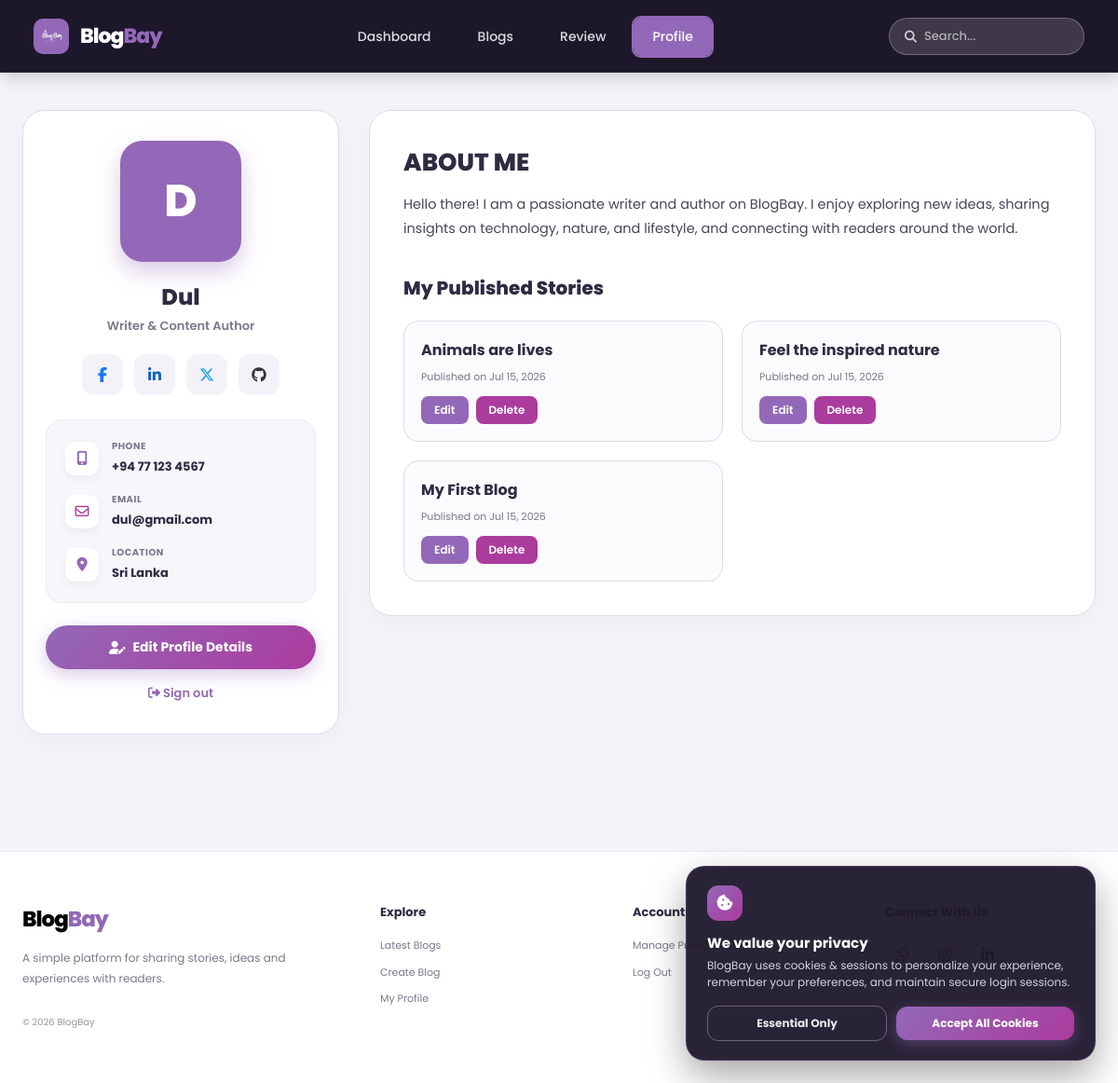
Page /profile.php (signed in) on the earlier database version.
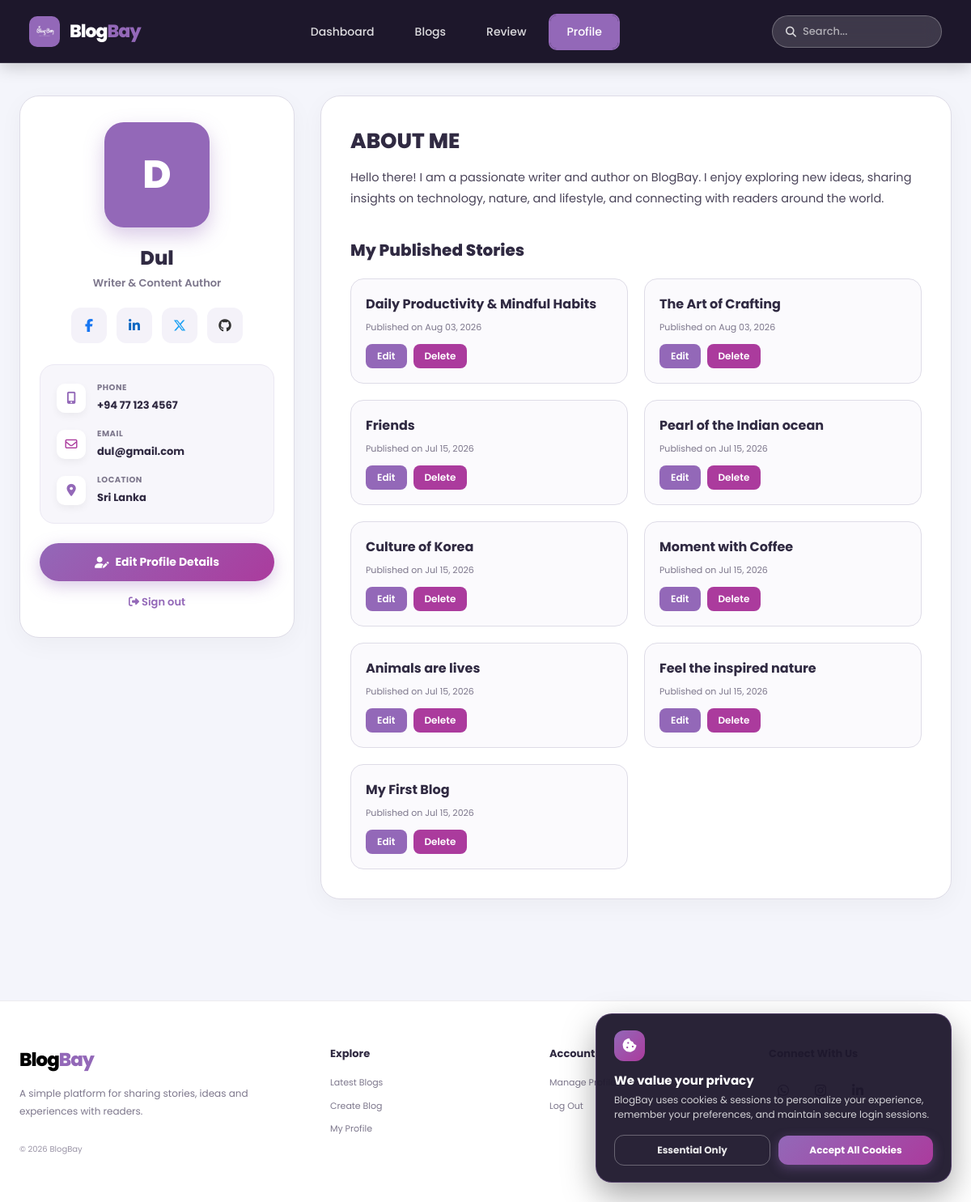
Same page on the later database version.
### tables this page shows
CREATE TABLE IF NOT EXISTS `user` (
  `id` int(11) NOT NULL AUTO_INCREMENT PRIMARY KEY,
  `username` varchar(50) NOT NULL,
  `email` varchar(100) NOT NULL UNIQUE,
  `password` varchar(255) NOT NULL,
  `role` varchar(20) DEFAULT 'user',
  `phone` varchar(50) DEFAULT NULL,
  `location` varchar(100) DEFAULT NULL,
  `designation` varchar(100) DEFAULT 'Writer & Content Author',
  `bio` text DEFAULT NULL,
  `facebook` varchar(255) DEFAULT NULL,
  `linkedin` varchar(255) DEFAULT NULL,
  `twitter` varchar(255) DEFAULT NULL,
  `github` varchar(255) DEFAULT NULL,
  `profile_pic` varchar(255) DEFAULT NULL,
  `remember_token` varchar(255) DEFAULT NULL
);

CREATE TABLE IF NOT EXISTS `blogpost` (
  `id` int(11) NOT NULL AUTO_INCREMENT PRIMARY KEY,
  `user_id` int(11) DEFAULT NULL,
  `title` varchar(255) DEFAULT NULL,
  `content` text DEFAULT NULL,
  `created_at` timestamp NOT NULL DEFAULT current_timestamp(),
  `updated_at` timestamp NOT NULL DEFAULT current_timestamp() ON UPDATE current_timestamp(),
  `image` varchar(255) DEFAULT NULL,
  CONSTRAINT `blogpost_ibfk_1` FOREIGN KEY (`user_id`) REFERENCES `user` (`id`) ON DELETE CASCADE
);

CREATE TABLE IF NOT EXISTS `user_profiles` (
  `id` int(11) NOT NULL AUTO_INCREMENT PRIMARY KEY,
  `user_id` int(11) NOT NULL UNIQUE,
  `designation` varchar(100) DEFAULT 'Writer & Content Author',
  `phone` varchar(50) DEFAULT NULL,
  `location` varchar(100) DEFAULT NULL,
  `bio` text DEFAULT NULL,
  `profile_pic` varchar(255) DEFAULT NULL,
  `facebook` varchar(255) DEFAULT NULL,
  `linkedin` varchar(255) DEFAULT NULL,
  `twitter` varchar(255) DEFAULT NULL,
  `github` varchar(255) DEFAULT NULL,
  `updated_at` timestamp NOT NULL DEFAULT current_timestamp() ON UPDATE current_timestamp(),
  CONSTRAINT `user_profiles_ibfk_1` FOREIGN KEY (`user_id`) REFERENCES `user` (`id`) ON DELETE CASCADE
);

### profile.php (the view, shortened to what the changed rows need)
<?php
include "config.php";
include "site_config.php";
$userID = (int) $_SESSION['user_id'];
mysqli_query($conn, "CREATE TABLE IF NOT EXISTS `user_profiles` (
    `id` INT AUTO_INCREMENT PRIMARY KEY,
    `user_id` INT NOT NULL UNIQUE,
    `designation` VARCHAR(100) DEFAULT 'Writer & Content Author',
    `phone` VARCHAR(50) DEFAULT NULL,
    `location` VARCHAR(100) DEFAULT NULL,
    `bio` TEXT DEFAULT NULL,
    `profile_pic` VARCHAR(255) DEFAULT NULL,
    `facebook` VARCHAR(255) DEFAULT NULL,
    `linkedin` VARCHAR(255) DEFAULT NULL,
    `twitter` VARCHAR(255) DEFAULT NULL,
    `github` VARCHAR(255) DEFAULT NULL,
    `updated_at` TIMESTAMP DEFAULT CURRENT_TIMESTAMP ON UPDATE CURRENT_TIMESTAMP,
    FOREIGN KEY (`user_id`) REFERENCES `user`(`id`) ON DELETE CASCADE
) ENGINE=InnoDB DEFAULT CHARSET=utf8mb4;");
mysqli_query($conn, "INSERT IGNORE INTO `user_profiles` (`user_id`) VALUES ($userID)");
$sql = "SELECT u.id, u.username, u.email, u.role,
               p.designation, p.phone, p.location, p.bio, p.profile_pic,
               p.facebook, p.linkedin, p.twitter, p.github
        FROM user u
        LEFT JOIN user_profiles p ON u.id = p.user_id
        WHERE u.id = $userID LIMIT 1";
$result = mysqli_query($conn, $sql);
$user = mysqli_fetch_assoc($result);
$blogsSQL = "SELECT * FROM blogpost WHERE user_id = $userID ORDER BY created_at DESC";
$myBlogsRes = mysqli_query($conn, $blogsSQL);
?>
<!DOCTYPE html>
<html lang="en">
<head>
    <link rel="stylesheet" href="css/profile_v2.css?v=<?php echo time(); ?>">
    <link rel="stylesheet" href="css/footer.css?v=5">
    <link rel="stylesheet" href="css/responsive.css?v=<?php echo time(); ?>">
    <link rel="stylesheet" href="https://cdnjs.cloudflare.com/ajax/libs/font-awesome/6.7.2/css/all.min.css">
</head>
<body>
            <?php echo renderSiteName(); ?>
<main class="profile-wrapper">
    <div class="profile-layout-grid">
        <aside class="author-profile-card">
            <?php echo renderUserAvatar($user['username'], $user['profile_pic'], 'author-avatar-badge'); ?>
            <div class="author-name-title">
                <h1><?php echo htmlspecialchars($user['username']); ?></h1>
                <div class="author-designation">
                    <?php echo htmlspecialchars(!empty($user['designation']) ? $user['designation'] : 'Writer & Content Author'); ?>
                </div>
            </div>
            <div class="social-icons-row">
                <a href="<?php echo !empty($user['facebook']) ? htmlspecialchars($user['facebook']) : '#'; ?>" target="_blank" class="social-icon-btn" title="Facebook">
                </a>
                <a href="<?php echo !empty($user['linkedin']) ? htmlspecialchars($user['linkedin']) : '#'; ?>" target="_blank" class="social-icon-btn" title="LinkedIn">
                </a>
                <a href="<?php echo !empty($user['twitter']) ? htmlspecialchars($user['twitter']) : '#'; ?>" target="_blank" class="social-icon-btn" title="Twitter / X">
                </a>
                <a href="<?php echo !empty($user['github']) ? htmlspecialchars($user['github']) : '#'; ?>" target="_blank" class="social-icon-btn" title="GitHub">
                </a>
            </div>
            <div class="contact-info-card">
                <div class="info-item">
                    <div class="info-text">
                        <span>Phone</span>
                        <strong><?php echo htmlspecialchars(!empty($user['phone']) ? $user['phone'] : '+94 77 123 4567'); ?></strong>
                    </div>
                </div>
                <div class="info-item">
                    <div class="info-text">
                        <span>Email</span>
                        <strong><?php echo htmlspecialchars($user['email']); ?></strong>
                    </div>
                </div>
                <div class="info-item">
                    <div class="info-text">
                        <span>Location</span>
                        <strong><?php echo htmlspecialchars(!empty($user['location']) ? $user['location'] : 'Sri Lanka'); ?></strong>
                    </div>
                </div>
            </div>
            <button class="toggle-edit-btn" onclick="toggleEditForm()">
                <i class="fa-solid fa-user-pen"></i> Edit Profile Details
            </button>
            <a href="logout.php" style="display:inline-block; margin-top:16px; color:var(--purple); font-size:13px; font-weight:600; text-decoration:none;">
                <i class="fa-solid fa-right-from-bracket"></i> Sign out
            </a>
        </aside>
        <section class="profile-content-card">
            <h2 class="section-header-title">ABOUT ME</h2>
            <div class="my-blogs-grid">
                <?php
                if ($myBlogsRes && mysqli_num_rows($myBlogsRes) > 0) {
                    while ($blog = mysqli_fetch_assoc($myBlogsRes)) {
                ?>
                    <article class="my-blog-card">
                        <div>
                            <a href="view_blog.php?id=<?php echo (int)$blog['id']; ?>" class="my-blog-title">
                                <?php echo htmlspecialchars($blog['title']); ?>
                            </a>
                            <div class="my-blog-date">
                                Published on <?php echo date("M d, Y", strtotime($blog['created_at'])); ?>
                            </div>
                        </div>
                        <div class="my-blog-actions">
                            <a href="edit_blog.php?id=<?php echo (int)$blog['id']; ?>" class="btn-sm-edit">Edit</a>
                            <a href="delete_blog.php?id=<?php echo (int)$blog['id']; ?>" class="btn-sm-delete" onclick="return confirm('Delete this blog?');">Delete</a>
                        </div>
                    </article>
                <?php
                    }
                } else {
                ?>
                    <div style="grid-column: 1 / -1; padding:30px; text-align:center; background:#faf9fc; border-radius:16px; color:var(--muted);">
                        You haven't written any stories yet. <a href="create_blog.php" style="color:var(--purple); font-weight:700;">Start writing now!</a>
                    </div>
                <?php } ?>
            </div>
        </section>
    </div>
</main>
<?php include "includes/footer.php"; ?>
</body>
</html>

### site_config.php (shortened to what the changed rows need)
<?php
function renderSiteName(): string
{
    return '<span class="site-name"><span class="site-name-blog">Blog</span><span class="site-name-bay">Bay</span></span>';
}
function renderUserAvatar(?string $username, ?string $profilePic, string $containerClass = 'author-avatar'): string
{
    $name = !empty($username) ? $username : 'U';
    $letter = htmlspecialchars(strtoupper(substr($name, 0, 1)));
    $classAttr = htmlspecialchars($containerClass);
    if (!empty($profilePic)) {
        $uploadFile = __DIR__ . '/uploads/' . $profilePic;
    }
    return '<div class="' . $classAttr . '">' . $letter . '</div>';
}
?>

Differences in the rows shown:
no longer on this page (row edited): user: username "D", username "Dul", email "dul@gmail.com"
added user_profiles: user.username "D", user.username "Dul", designation "Writer & Content Author", phone "+94 77 123 4567", user.email "dul@gmail.com", location "Sri Lanka"
added blogpost: title "Daily Productivity & Mindful Habits", created_at "Aug 03, 2026"
added blogpost: title "The Art of Crafting", created_at "Aug 03, 2026"
added blogpost: title "Friends", created_at "Jul 15, 2026"
added blogpost: title "Pearl of the Indian ocean", created_at "Jul 15, 2026"
added blogpost: title "Culture of Korea", created_at "Jul 15, 2026"
added blogpost: title "Moment with Coffee", created_at "Jul 15, 2026"
Other differences:
text no longer shown: "Writer & Content Author +94 77 123 4567 Sri Lanka"
